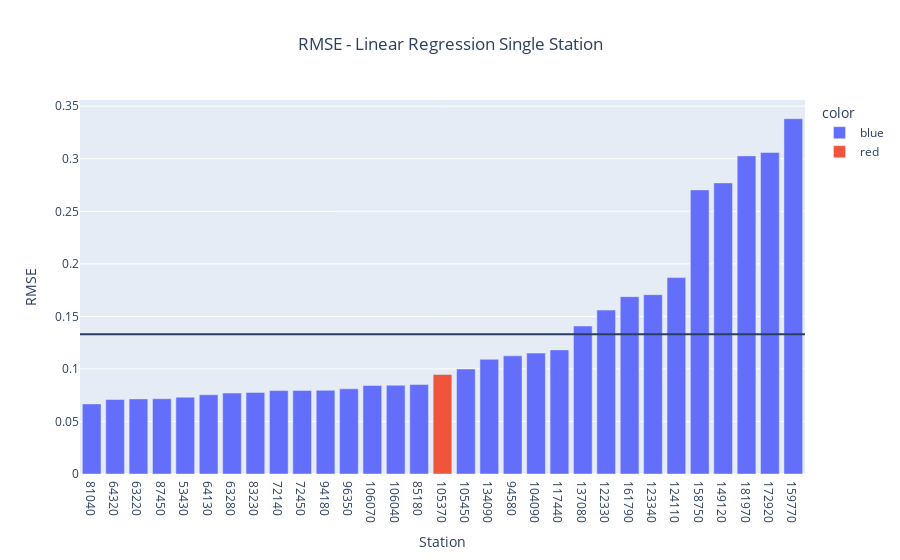

Notebook source saved alongside this figure:
### Code cell
linear_reg_rmse_single = px.bar( 
    x=[str(x[1]) for x in rmses_single_lin_reg], 
    y=[x[0] for x in rmses_single_lin_reg],
    color=[x[4] for x in rmses_single_lin_reg],
    title='RMSE - Linear Regression Single Station'
    )

linear_reg_rmse_single.update_layout(
        title_x=0.5,
        xaxis_title = 'Station',
        yaxis_title = 'RMSE',
        xaxis={'categoryorder':'total ascending'}
    )

linear_reg_rmse_single.add_hline(y = np.mean([x[0] for x in rmses_single_lin_reg]))

linear_reg_rmse_single.show()

### Figure 1 — Plotly figure (JSON) as saved in the notebook; plotly's stock layout.template omitted (floating-point values rounded to 4 significant figures)
{"data": [{"alignmentgroup": "True", "hovertemplate": "color=blue<br>x=%{x}<br>y=%{y}<extra></extra>", "legendgroup": "blue", "marker": {"color": "#636efa", "pattern": {"shape": ""}}, "name": "blue", "offsetgroup": "blue", "orientation": "v", "showlegend": true, "textposition": "auto", "type": "bar", "x": ["53430", "63220", "63280", "64130", "64320", "72140", "72450", "81040", "83230", "85180", "87450", "94180", "94580", "96350", "104090", "105450", "106040", "106070", "117440", "122330", "123340", "124110", "134090", "137080", "149120", "158750", "159770", "161790", "172920", "181970"], "xaxis": "x", "y": [0.07314, 0.07147, 0.077, 0.07541, 0.0709, 0.07938, 0.07957, 0.0667, 0.07766, 0.08516, 0.0716, 0.07964, 0.1125, 0.08108, 0.115, 0.0999, 0.08448, 0.08421, 0.1181, 0.156, 0.1707, 0.1869, 0.1092, 0.1409, 0.277, 0.2704, 0.3381, 0.1688, 0.306, 0.3027], "yaxis": "y"}, {"alignmentgroup": "True", "hovertemplate": "color=red<br>x=%{x}<br>y=%{y}<extra></extra>", "legendgroup": "red", "marker": {"color": "#EF553B", "pattern": {"shape": ""}}, "name": "red", "offsetgroup": "red", "orientation": "v", "showlegend": true, "textposition": "auto", "type": "bar", "x": ["105370"], "xaxis": "x", "y": [0.09476], "yaxis": "y"}], "layout": {"barmode": "relative", "legend": {"title": {"text": "color"}, "tracegroupgap": 0}, "shapes": [{"type": "line", "x0": 0, "x1": 1, "xref": "x domain", "y0": 0.133, "y1": 0.133, "yref": "y"}], "title": {"text": "RMSE - Linear Regression Single Station", "x": 0.5}, "xaxis": {"anchor": "y", "categoryorder": "total ascending", "domain": [0, 1], "title": {"text": "Station"}}, "yaxis": {"anchor": "x", "domain": [0, 1], "title": {"text": "RMSE"}}}}
